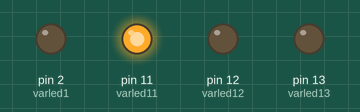
This sketch was run on a simulated Arduino Uno, built with avr-gcc and run on an emulated ATmega328P. Shown: output pins drawn as LEDs (lit = HIGH).

Above: at 0.05 s.
At 0.25 s:
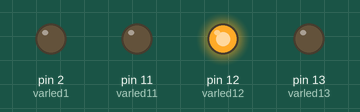
At 0.75 s:
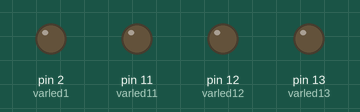
At 1.45 s:
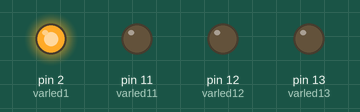
At 2.85 s:
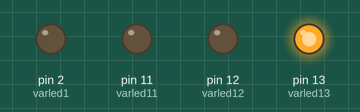
Timing chart, 0 to 3.1 s (numbered marks = the images above):
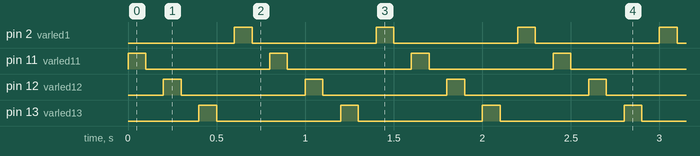

Measured:
- by itself, pin 2 (varled1), pin 11 (varled11), pin 12 (varled12), pin 13 (varled13): alternates HIGH for 0.10 s and LOW for 0.70 s

The sketch:

bagussatrio_xitkj4_blinkingledarduino.ino
```cpp
int varled11 = 11;
int varled12 = 12;
int varled13 = 13;
int varled1 = 2;
void setup() {
pinMode(varled11, OUTPUT);
pinMode(varled12, OUTPUT);
pinMode(varled13, OUTPUT);
pinMode(varled1, OUTPUT);
}
void loop() {
{digitalWrite(varled11, HIGH);
delay(100);
digitalWrite(varled11, LOW);
delay(100);}
{digitalWrite(varled12, HIGH);
delay(100);
digitalWrite(varled12, LOW);
delay(100);}
{digitalWrite(varled13, HIGH);
delay(100);
digitalWrite(varled13, LOW);
delay(100);}
{digitalWrite(varled1,HIGH);
delay(100);
digitalWrite(varled1,LOW);
delay(100);
}
}
```
